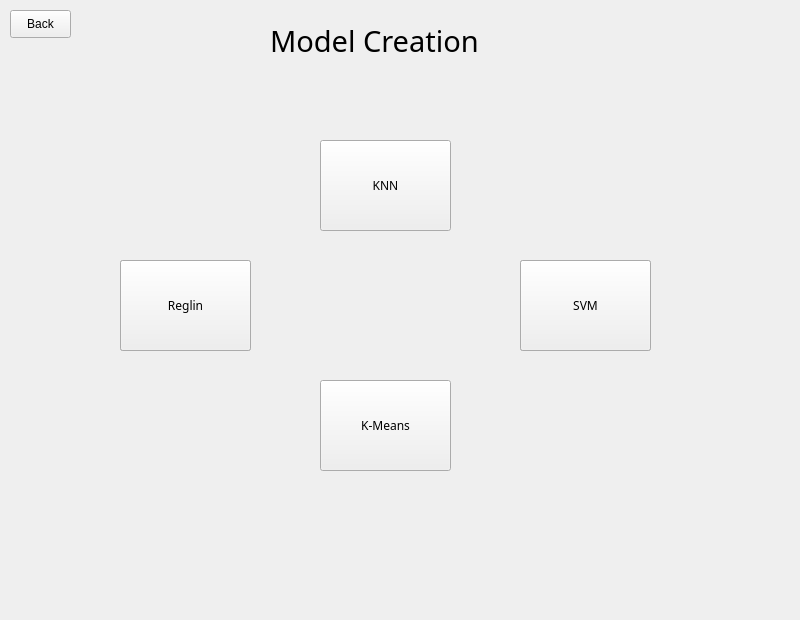
<?xml version="1.0" encoding="UTF-8"?>
<ui version="4.0">
 <class>MainWindow</class>
 <widget class="QMainWindow" name="MainWindow">
  <property name="geometry">
   <rect>
    <x>0</x>
    <y>0</y>
    <width>800</width>
    <height>620</height>
   </rect>
  </property>
  <property name="minimumSize">
   <size>
    <width>800</width>
    <height>620</height>
   </size>
  </property>
  <property name="maximumSize">
   <size>
    <width>800</width>
    <height>620</height>
   </size>
  </property>
  <property name="windowTitle">
   <string>MainWindow</string>
  </property>
  <widget class="QWidget" name="centralwidget">
   <widget class="QLabel" name="label">
    <property name="geometry">
     <rect>
      <x>270</x>
      <y>20</y>
      <width>291</width>
      <height>41</height>
     </rect>
    </property>
    <property name="font">
     <font>
      <family>Book Antiqua</family>
      <pointsize>22</pointsize>
     </font>
    </property>
    <property name="text">
     <string>Model Creation</string>
    </property>
   </widget>
   <widget class="QPushButton" name="cnn_model">
    <property name="geometry">
     <rect>
      <x>120</x>
      <y>260</y>
      <width>131</width>
      <height>91</height>
     </rect>
    </property>
    <property name="text">
     <string>CNN</string>
    </property>
   </widget>
   <widget class="QPushButton" name="reglin_model">
    <property name="geometry">
     <rect>
      <x>120</x>
      <y>260</y>
      <width>131</width>
      <height>91</height>
     </rect>
    </property>
    <property name="font">
     <font>
      <family>Book Antiqua</family>
     </font>
    </property>
    <property name="text">
     <string>Reglin</string>
    </property>
   </widget>
   <widget class="QPushButton" name="rnn_model">
    <property name="geometry">
     <rect>
      <x>520</x>
      <y>260</y>
      <width>131</width>
      <height>91</height>
     </rect>
    </property>
    <property name="text">
     <string>RNN</string>
    </property>
   </widget>
   <widget class="QPushButton" name="svm_model">
    <property name="geometry">
     <rect>
      <x>520</x>
      <y>260</y>
      <width>131</width>
      <height>91</height>
     </rect>
    </property>
    <property name="font">
     <font>
      <family>Book Antiqua</family>
     </font>
    </property>
    <property name="text">
     <string>SVM</string>
    </property>
   </widget>
   <widget class="QPushButton" name="knn_model">
    <property name="geometry">
     <rect>
      <x>320</x>
      <y>140</y>
      <width>131</width>
      <height>91</height>
     </rect>
    </property>
    <property name="font">
     <font>
      <family>Book Antiqua</family>
     </font>
    </property>
    <property name="text">
     <string>KNN</string>
    </property>
   </widget>
   <widget class="QPushButton" name="kmeans_model">
    <property name="geometry">
     <rect>
      <x>320</x>
      <y>380</y>
      <width>131</width>
      <height>91</height>
     </rect>
    </property>
    <property name="font">
     <font>
      <family>Book Antiqua</family>
     </font>
    </property>
    <property name="text">
     <string>K-Means</string>
    </property>
   </widget>
   <widget class="QPushButton" name="back">
    <property name="geometry">
     <rect>
      <x>10</x>
      <y>10</y>
      <width>61</width>
      <height>28</height>
     </rect>
    </property>
    <property name="text">
     <string>Back</string>
    </property>
   </widget>
  </widget>
 </widget>
 <resources/>
 <connections/>
</ui>
